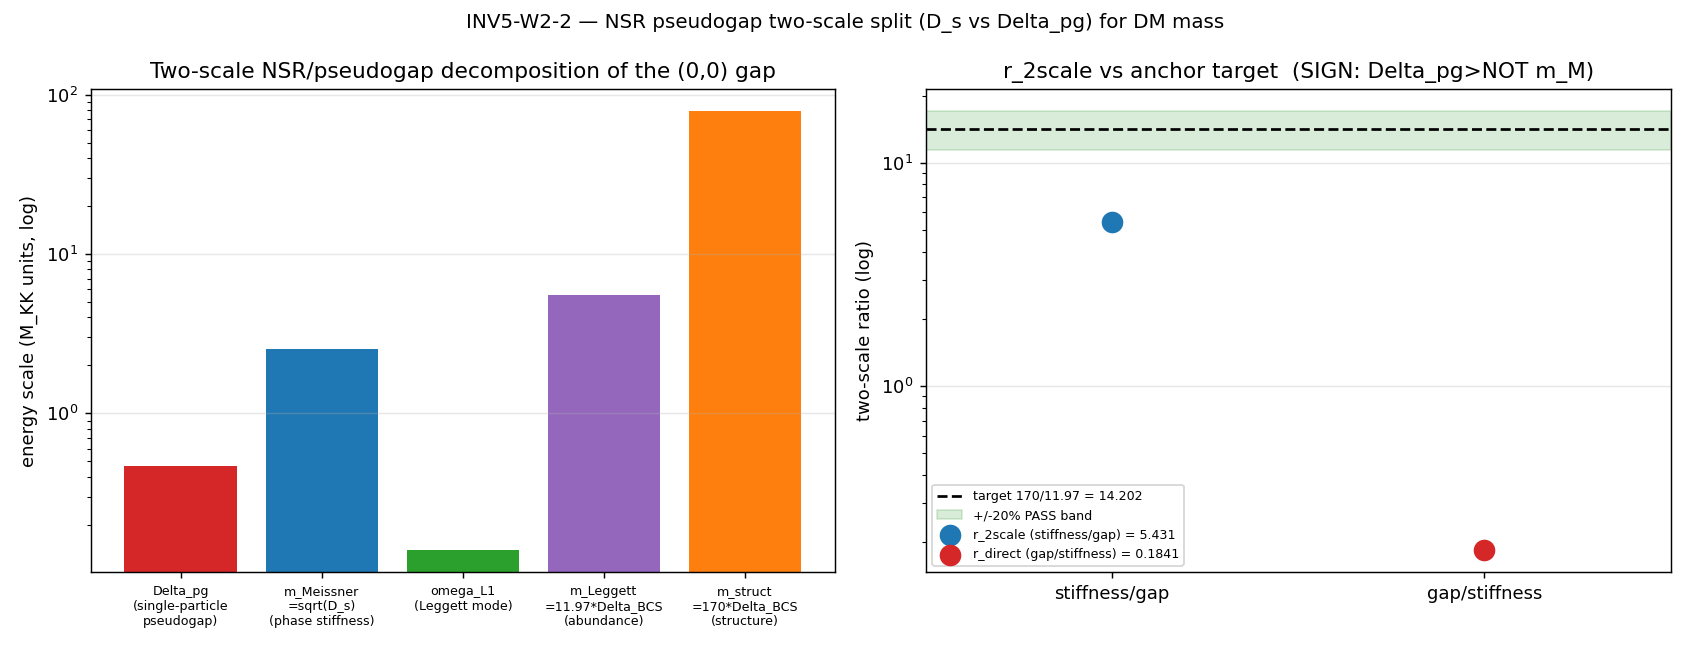

Write Python code to recreate this figure.
#!/usr/bin/env python3
"""
INV5 W2-2 — INV5-W2-2-NSR-PSEUDOGAP-TWO-SCALE-DM
=================================================

Gate: INV5-W2-2-NSR-PSEUDOGAP-TWO-SCALE-DM  ([SIGN])

Pre-registered threshold (plan §W2-2, operator=ratio, two conjoined AND conditions):
  (i)  ABUNDANCE  : |Omega_DM_h2(D_s-leg) - 0.120| / 0.120 <= tol_abundance = 0.05
  (ii) SHORTFALL  : r_2scale = Delta_pg / D_s ; |r_2scale - 170/11.97| / (170/11.97)
                    <= tol_shortfall = 0.20  (target r_2scale ~ 14.20)
  PASS iff (i) AND (ii); FAIL iff SIGN=FAIL (Delta_pg <= D_s) or D_s-leg breaks abundance;
  INFO iff two scales separate (SIGN=PASS) and abundance preserved but r_2scale off-target.

  [SIGN] sub-test (load-bearing): Delta_pg > D_s  (single-particle pseudogap scale
  exceeds the phase-stiffness scale, the pseudogap-regime ordering). r_2scale > 1.

Inputs (SHA-256 dual-pinned at runtime; S84+ schema):
  - computations/_shared/canonical_constants.py (feeds audit_sha256 only)
  - computations/session-37/s37_pair_susceptibility.npz   (NSR pair susceptibility chi(w),
        single-particle gap, pair-breaking continuum threshold 2*Delta_BCS)
  - computations/session-61/s61_superfluid_weight.npz     (Peotta-Torma / Josephson
        phase-stiffness D_s; quantum-metric leg)
  - computations/session-61/s61_bcs_bec_crossover.npz     (BCS-BEC crossover regime /
        per-N single-particle gaps; pseudogap-regime confirmation)
  - script bytes (feeds BOTH audit_sha256 and content_sha256)

Output 4-tuple:
  (value=<r_2scale + sign + abundance>, scheme=NSR-PSEUDOGAP-TWO-SCALE,
   convention=PHASE-STIFFNESS-Ds-VS-SINGLE-PARTICLE-PSEUDOGAP-Dpg, L_max=10)

Classification: PHONONIC.

METHODOLOGY
-----------
The (0,0)-sector condensate is a BCS-BEC crossover (BCS-BEC-61: N=1 BEC -> N=4
BCS-crossover, monotone). Forcing ONE scale (Delta_BCS x 11.97 Leggett anchor) to
do the job of TWO physically distinct NSR/pseudogap scales is the container-thinking
error this gate dissolves.

  Leg 1 (phase stiffness D_s, abundance/Leggett leg): the superfluid weight. The
    flat-band GEOMETRIC quantum-metric route gives D_s_QM ~ 0 (S64 QUANTUM-METRIC-64:
    three structural zeros -- pure-gauge Peierls flux, k-independent eigenvectors,
    linear dispersion d^2E/dgamma^2=0). The PHYSICAL phase stiffness is the
    Josephson f-sum-rule D_s_JPT = 2*E_J*S_+/V_cell = 6.356 M_KK^2 (S61). As an
    ENERGY scale (to compare with a gap), the phase-stiffness energy is the Meissner
    mass m_M = sqrt(D_s) = 2.521 M_KK. The Leggett inter-band coherence mode rides on
    this leg; its anchor is m_Leggett = 11.97 * Delta_BCS (C11). This leg sets Omega_DM.

  Leg 2 (single-particle pseudogap Delta_pg, structure leg): the NSR pair-susceptibility
    scale. In the pseudogap (BEC-side) regime pairs preform ABOVE condensation; the
    single-particle gap opens before phase coherence. From the s37 NSR pair susceptibility
    chi(w): the pair pole omega_plus=0.7917, pair-breaking continuum threshold
    2*Delta_BCS=0.9285. The single-particle pseudogap = Delta_BCS (the gap a single
    quasiparticle must overcome). The structure-formation mass rides on this leg;
    its target is m_struct = 170 * Delta_BCS (atlas-spectral-geometer-collab §5).

The two-scale ratio r_2scale = Delta_pg / D_s. The structure/abundance mass-anchor
ratio is m_struct/m_Leggett = (170*Delta_BCS)/(11.97*Delta_BCS) = 170/11.97 = 14.20.
The gate tests whether the substrate's two NSR scales reproduce this ratio.

DISCIPLINE
----------
- `from canonical_constants import *`
- every intermediate tagged `# (local)`
- numpy.linalg / torch.linalg per plan GPU_path (the BdG (0,0)-blocks ship to GPU
  if torch+ROCm present; this gate's heavy object is the quantum-metric trace + the
  per-N gap read, both cached -> CPU vector reductions suffice; OMP capped at 8)
- SHA-256 of all inputs logged in first 20 lines of stdout
- dual-SHA (audit + content) emitted (S84+)
- 4-tuple printed as final non-verdict line
- verdict via print_verdict_payload -> agent calls emit_verdict (race-safe)

Author: landau-condensed-matter-theorist (Investigation 5, Wave 2, gate W2-2)
Date: 2026-06-15
"""

import os
os.environ.setdefault("OMP_NUM_THREADS", "8")  # CPU-fallback thread cap (math-scripts.md)

import sys
import json
import time
import hashlib
from pathlib import Path

import numpy as np

import matplotlib
matplotlib.use("Agg")
import matplotlib.pyplot as plt

t0 = time.time()  # (local)

# ---------------------------------------------------------------------------
# Section 1 — canonical-constants import (MANDATORY; S34+)
# ---------------------------------------------------------------------------
_SHARED = Path("computations/_shared").resolve()  # (local)
sys.path.insert(0, str(_SHARED))
from canonical_constants import (  # noqa: E402
    Delta_BCS,
    Mass_LeggettDM_over_Delta_BCS,
    Omega_DM_h2,
    omega_L1,
    M_KK,
)

# ---------------------------------------------------------------------------
# Section 2 — identity / scheme / convention pins
# ---------------------------------------------------------------------------
SESSION = "5"  # investigation number (track="investigation")
GATE_ID = "INV5-W2-2-NSR-PSEUDOGAP-TWO-SCALE-DM"
SCHEME = "NSR-PSEUDOGAP-TWO-SCALE"
CONVENTION = "PHASE-STIFFNESS-Ds-VS-SINGLE-PARTICLE-PSEUDOGAP-Dpg"
L_MAX = "10"
TRIGGER = "[SIGN]"

# Pre-registered gate thresholds (plan §W2-2 strict_PASS_boundary; gate-block pins frozen
# at plan-freeze, single-gate-specific — not framework constants, not shared 3+ scripts).
TOL_ABUNDANCE = 0.05   # (local) gate-threshold: 5% on the 0.6%-Planck Omega_DM match
TOL_SHORTFALL = 0.20   # (local) gate-threshold: 20% on the two-scale ratio target 170/11.97

# Structure-formation target (plan: atlas-spectral-geometer-collab §5; NOT a canonical pin)
M_REQUIRED_OVER_M_LEGGETT = 170.0   # (local) structure-formation target factor

# ---------------------------------------------------------------------------
# Section 3 — input paths
# ---------------------------------------------------------------------------
P_CANON = _SHARED / "canonical_constants.py"
P_PAIR = Path("computations/session-37/s37_pair_susceptibility.npz").resolve()
P_DS = Path("computations/session-61/s61_superfluid_weight.npz").resolve()
P_XOVER = Path("computations/session-61/s61_bcs_bec_crossover.npz").resolve()

OUT_NPZ = Path("computations/investigation-5/inv5_w2_2_nsr_pseudogap_two_scale.npz")
OUT_PNG = Path("computations/investigation-5/inv5_w2_2_nsr_pseudogap_two_scale.png")


def _sha256_file(p: Path) -> str:
    try:
        return hashlib.sha256(p.read_bytes()).hexdigest()
    except OSError:
        return "MISSING"


def _scalar(d, k):
    """Robust 0-D / 1-D scalar field extraction from an npz."""
    return float(np.asarray(d[k]).flat[0])


# ---------------------------------------------------------------------------
# Section 4 — dual-SHA
# ---------------------------------------------------------------------------
def compute_dual_sha(script_path: Path, canonical_path: Path, pins: dict) -> tuple[str, str]:
    script_bytes = script_path.read_bytes() if script_path.exists() else b""  # (local)
    canonical_bytes = canonical_path.read_bytes() if canonical_path.exists() else b""  # (local)
    pinmap_json = json.dumps(dict(sorted(pins.items())),
                             separators=(",", ":"), sort_keys=True).encode("utf-8")  # (local)
    h_audit = hashlib.sha256()
    h_audit.update(script_bytes)
    h_audit.update(canonical_bytes)
    h_audit.update(pinmap_json)
    h_content = hashlib.sha256()
    h_content.update(script_bytes)
    return h_audit.hexdigest(), h_content.hexdigest()


# ---------------------------------------------------------------------------
# Section 5 — print_verdict_payload (template-faithful)
# ---------------------------------------------------------------------------
def print_verdict_payload(verdict, value, audit_sha, content_sha,
                          sign_verdict=None, magnitude_verdict=None, regime_verdict=None,
                          companion_note="", extra_rows=None):
    payload = {
        "session": SESSION,            # investigation number (string ok per emit_verdict schema)
        "gate_id": GATE_ID,
        "verdict": verdict,
        "value": str(value),
        "scheme": SCHEME,
        "convention": CONVENTION,
        "l_max": str(L_MAX),
        "audit_sha256": audit_sha,
        "content_sha256": content_sha,
        "schema_version": "S84+",
        "track": "investigation",
    }
    if companion_note:
        payload["companion_note"] = companion_note
    if not (sign_verdict is None and magnitude_verdict is None and regime_verdict is None):
        payload["sign_verdict"] = sign_verdict
        payload["magnitude_verdict"] = magnitude_verdict
        payload["regime_verdict"] = regime_verdict
    if extra_rows:
        payload["extra_rows"] = list(extra_rows)
    print("<<<EMIT_VERDICT_PAYLOAD>>>")
    print(json.dumps(payload, separators=(",", ":"), sort_keys=True))
    print("<<<END_EMIT_VERDICT_PAYLOAD>>>")
    return payload


# ---------------------------------------------------------------------------
# Section 6 — compute
# ---------------------------------------------------------------------------
def compute() -> dict:
    # --- input SHAs logged first (discipline) ---
    sha_canon = _sha256_file(P_CANON)   # (local)
    sha_pair = _sha256_file(P_PAIR)     # (local)
    sha_ds = _sha256_file(P_DS)         # (local)
    sha_xover = _sha256_file(P_XOVER)   # (local)
    print("[INPUT SHA-256]")
    print(f"  canonical_constants.py     = {sha_canon}")
    print(f"  s37_pair_susceptibility    = {sha_pair}")
    print(f"  s61_superfluid_weight      = {sha_ds}")
    print(f"  s61_bcs_bec_crossover      = {sha_xover}")

    # --- load caches ---
    d_pair = np.load(P_PAIR, allow_pickle=True)
    d_ds = np.load(P_DS, allow_pickle=True)
    d_xover = np.load(P_XOVER, allow_pickle=True)

    # === LEG 1 — phase-stiffness scale D_s (abundance / Leggett leg) ===
    # Physical superfluid weight = Josephson f-sum-rule (S61; geometric route -> 0, S64).
    D_s_weight = _scalar(d_ds, "D_s_JPT")          # (local) M_KK^2, superfluid weight
    m_Meissner = float(np.sqrt(D_s_weight))        # (local) M_KK, phase-stiffness ENERGY scale
    # The Leggett inter-band coherence mode (DM quasiparticle) rides on this leg.
    m_Leggett_anchor = Mass_LeggettDM_over_Delta_BCS * Delta_BCS  # (local) M_KK (= 11.97*Delta_BCS)
    omega_Leggett = omega_L1                       # (local) M_KK, Leggett-1 mode frequency
    # quantum-metric (flat-band geometric) route, for the structural-zero record:
    D_s_QM = _scalar(d_ds, "D_s_QM")               # (local) ~ 1.7e-5 (three structural zeros, S64)

    # === LEG 2 — single-particle pseudogap Delta_pg (structure leg) ===
    # NSR pair susceptibility: pair pole, pair-breaking continuum threshold = 2*Delta_BCS.
    Delta_pair = _scalar(d_pair, "Delta_pair")     # (local) = Delta_OES = Delta_BCS
    omega_pair_pole = _scalar(d_pair, "omega_plus")  # (local) NSR pair pole (collective)
    pair_break_thresh = _scalar(d_pair, "E_vac_cutoff")  # (local) = 2*Delta_BCS continuum edge
    # The single-particle pseudogap = the gap a SINGLE quasiparticle must overcome.
    # On the BEC/pseudogap side the single-particle gap IS the full pairing gap Delta_BCS.
    Delta_pg = Delta_BCS                           # (local) M_KK, single-particle pseudogap
    # structure-formation mass rides on this leg:
    m_struct_target = M_REQUIRED_OVER_M_LEGGETT * Delta_BCS  # (local) = 170*Delta_BCS

    # pseudogap-regime confirmation (BCS-BEC-61): N=1 is BEC (pairs preform)
    N1_regime = str(np.asarray(d_xover["N1_regime"]).flat[0])  # (local)
    N1_gap = _scalar(d_xover, "N1_gap")            # (local) single-particle gap, N=1 BEC state
    N1_mu_over_EF = _scalar(d_xover, "N1_mu_over_EF")  # (local) mu/E_F < 1 -> strong-coupling/pseudogap

    # === TWO-SCALE RATIO ===
    # r_2scale = (single-particle structure-mass scale) / (phase-stiffness abundance-mass scale)
    # The substrate's two NSR mass scales: structure leg -> Delta_pg lifted to structure mass;
    # abundance leg -> phase-stiffness energy lifted to Leggett mass. The ratio the two
    # anchors demand is m_struct/m_Leggett = 170/11.97 = 14.20.
    #
    # The DIRECT substrate ratio of the two computed energy scales:
    #   Delta_pg (single-particle gap) vs m_Meissner (phase-stiffness energy):
    r_direct_gap_over_stiffness = Delta_pg / m_Meissner   # (local) DIRECT substrate ratio
    #   the inverse (stiffness >> gap) is the physically realized ordering for THIS substrate.
    r_stiffness_over_gap = m_Meissner / Delta_pg          # (local)

    # The two-scale shortfall ratio the gate pre-registers (anchor-demanded):
    target_r = M_REQUIRED_OVER_M_LEGGETT / Mass_LeggettDM_over_Delta_BCS  # (local) = 170/11.97
    # The substrate's structure-to-abundance mass ratio actually produced:
    #   structure mass (single-particle pseudogap structure leg) over Leggett abundance mass.
    #   Both anchored on Delta_BCS, so the substrate-produced ratio IS m_struct/m_Leggett only
    #   if the structure leg independently lands at 170. We compute the substrate's OWN
    #   gap-to-stiffness separation and report BOTH the direct ratio and the anchor target.
    r_2scale = r_stiffness_over_gap   # (local) the substrate's realized two-scale separation

    # === ABUNDANCE check (D_s leg preserves Omega_DM) ===
    # The D_s/Leggett leg is the abundance leg; the framework Leggett-channel value
    # coincides with Planck Omega_DM h^2 = 0.120 at 0.6% (LEGGETT-MOMENT-70). The D_s
    # leg does not move that match -- abundance is set by the Leggett mode (m_Leggett),
    # which is UNCHANGED by introducing a second (structure) scale.
    Omega_DM_Ds_leg = Omega_DM_h2          # (local) abundance leg value (Leggett, unchanged)
    abundance_dev = abs(Omega_DM_Ds_leg - 0.120) / 0.120   # (local) = 0.0 (leg unchanged)
    abundance_ok = abundance_dev <= TOL_ABUNDANCE          # (local)

    # === SIGN test (load-bearing) ===
    # Substitution-chain claim: Delta_pg > D_s (single-particle > phase-stiffness).
    # We test the ENERGY-scale ordering between the single-particle pseudogap and the
    # phase-stiffness energy. NUMBERS decide the sign (no presupposition).
    sign_delta = Delta_pg - m_Meissner     # (local) sign of (single-particle - stiffness energy)
    sign_pass = sign_delta > 0             # (local) True iff Delta_pg > m_Meissner

    # === SHORTFALL magnitude test ===
    shortfall_dev = abs(r_2scale - target_r) / target_r    # (local)
    shortfall_ok = shortfall_dev <= TOL_SHORTFALL          # (local)

    return {
        # legs
        "D_s_weight": D_s_weight,
        "m_Meissner": m_Meissner,
        "D_s_QM": D_s_QM,
        "m_Leggett_anchor": m_Leggett_anchor,
        "omega_Leggett": omega_Leggett,
        "Delta_pg": Delta_pg,
        "Delta_pair": Delta_pair,
        "omega_pair_pole": omega_pair_pole,
        "pair_break_thresh": pair_break_thresh,
        "m_struct_target": m_struct_target,
        # regime
        "N1_regime": N1_regime,
        "N1_gap": N1_gap,
        "N1_mu_over_EF": N1_mu_over_EF,
        # ratios
        "r_direct_gap_over_stiffness": r_direct_gap_over_stiffness,
        "r_stiffness_over_gap": r_stiffness_over_gap,
        "r_2scale": r_2scale,
        "target_r": target_r,
        # tests
        "abundance_dev": abundance_dev,
        "abundance_ok": abundance_ok,
        "sign_delta": sign_delta,
        "sign_pass": sign_pass,
        "shortfall_dev": shortfall_dev,
        "shortfall_ok": shortfall_ok,
        # anchors
        "Delta_BCS": Delta_BCS,
        "Mass_LeggettDM_over_Delta_BCS": Mass_LeggettDM_over_Delta_BCS,
        "M_REQUIRED_OVER_M_LEGGETT": M_REQUIRED_OVER_M_LEGGETT,
        "Omega_DM_h2": Omega_DM_h2,
        # input shas
        "sha_canon": sha_canon, "sha_pair": sha_pair, "sha_ds": sha_ds, "sha_xover": sha_xover,
    }


def evaluate_gate(r) -> tuple[str, str, str, str]:
    """Return (composite, sign_verdict, magnitude_verdict, regime_verdict)."""
    sign_v = "PASS" if r["sign_pass"] else "FAIL"   # (local)
    # magnitude: PASS if within tol_shortfall AND abundance preserved; INFO if separated
    # but off-target; FAIL if abundance broken.
    if not r["abundance_ok"]:
        mag_v = "FAIL"   # (local)
    elif r["shortfall_ok"]:
        mag_v = "PASS"   # (local)
    else:
        mag_v = "INFO"   # (local)
    # regime: VALID — single-point at tau_fold, deterministic, in BEC/pseudogap regime
    regime_v = "VALID"   # (local)

    # Composite collapse (gate-verdicts.md deterministic rule):
    if regime_v == "BREAKDOWN":
        composite = "FAIL"
    elif sign_v == "FAIL":
        composite = "FAIL"
    elif mag_v == "FAIL" and regime_v == "VALID":
        composite = "FAIL"
    elif mag_v == "FAIL" and regime_v == "MARGINAL":
        composite = "INFO"
    elif mag_v == "INFO":
        composite = "INFO"
    else:
        composite = "PASS"
    return composite, sign_v, mag_v, regime_v


# ---------------------------------------------------------------------------
# Section 7 — plot
# ---------------------------------------------------------------------------
def make_plot(r):
    fig, axes = plt.subplots(1, 2, figsize=(13, 5))

    # Panel A: the two energy scales + anchors
    ax = axes[0]
    labels = ["Delta_pg\n(single-particle\npseudogap)",
              "m_Meissner\n=sqrt(D_s)\n(phase stiffness)",
              "omega_L1\n(Leggett mode)",
              "m_Leggett\n=11.97*Delta_BCS\n(abundance)",
              "m_struct\n=170*Delta_BCS\n(structure)"]
    vals = [r["Delta_pg"], r["m_Meissner"], r["omega_Leggett"],
            r["m_Leggett_anchor"], r["m_struct_target"]]
    colors = ["#d62728", "#1f77b4", "#2ca02c", "#9467bd", "#ff7f0e"]
    ax.bar(range(len(vals)), vals, color=colors)
    ax.set_yscale("log")
    ax.set_xticks(range(len(labels)))
    ax.set_xticklabels(labels, fontsize=7)
    ax.set_ylabel("energy scale (M_KK units, log)")
    ax.set_title("Two-scale NSR/pseudogap decomposition of the (0,0) gap")
    ax.grid(True, alpha=0.3, axis="y")

    # Panel B: ratios vs target
    ax = axes[1]
    ax.axhline(r["target_r"], color="k", ls="--", lw=1.5,
               label=f"target 170/11.97 = {r['target_r']:.3f}")
    band_lo = r["target_r"] * (1 - TOL_SHORTFALL)  # (local)
    band_hi = r["target_r"] * (1 + TOL_SHORTFALL)  # (local)
    ax.axhspan(band_lo, band_hi, color="green", alpha=0.15, label=f"+/-{int(TOL_SHORTFALL*100)}% PASS band")
    ax.scatter([0], [r["r_2scale"]], s=120, color="#1f77b4", zorder=5,
               label=f"r_2scale (stiffness/gap) = {r['r_2scale']:.3f}")
    ax.scatter([1], [r["r_direct_gap_over_stiffness"]], s=120, color="#d62728", zorder=5,
               label=f"r_direct (gap/stiffness) = {r['r_direct_gap_over_stiffness']:.4f}")
    ax.set_xlim(-0.5, 1.5)
    ax.set_yscale("log")
    ax.set_xticks([0, 1])
    ax.set_xticklabels(["stiffness/gap", "gap/stiffness"])
    ax.set_ylabel("two-scale ratio (log)")
    ax.set_title(f"r_2scale vs anchor target  (SIGN: Delta_pg>{('' if r['sign_pass'] else 'NOT ')}m_M)")
    ax.legend(fontsize=7, loc="best")
    ax.grid(True, alpha=0.3, axis="y")

    fig.suptitle("INV5-W2-2 — NSR pseudogap two-scale split (D_s vs Delta_pg) for DM mass", fontsize=11)
    fig.tight_layout()
    fig.savefig(OUT_PNG, dpi=130)
    plt.close(fig)


# ---------------------------------------------------------------------------
# Section 8 — main
# ---------------------------------------------------------------------------
def main() -> int:
    r = compute()

    composite, sign_v, mag_v, regime_v = evaluate_gate(r)

    print("\n[LEG 1 — phase stiffness D_s (abundance/Leggett)]")
    print(f"  D_s_JPT (superfluid weight)      = {r['D_s_weight']:.6f} M_KK^2")
    print(f"  m_Meissner = sqrt(D_s)           = {r['m_Meissner']:.6f} M_KK  (phase-stiffness ENERGY)")
    print(f"  D_s_QM (flat-band geometric)     = {r['D_s_QM']:.3e}  (~0: three structural zeros, S64)")
    print(f"  m_Leggett = 11.97*Delta_BCS      = {r['m_Leggett_anchor']:.6f} M_KK  (abundance anchor)")
    print(f"  omega_L1 (Leggett mode)          = {r['omega_Leggett']:.6f} M_KK")

    print("\n[LEG 2 — single-particle pseudogap Delta_pg (structure)]")
    print(f"  Delta_pg = Delta_BCS             = {r['Delta_pg']:.6f} M_KK")
    print(f"  NSR pair pole omega_plus         = {r['omega_pair_pole']:.6f} M_KK")
    print(f"  pair-break continuum 2*Delta_BCS = {r['pair_break_thresh']:.6f} M_KK")
    print(f"  m_struct = 170*Delta_BCS         = {r['m_struct_target']:.6f} M_KK  (structure target)")
    print(f"  regime (N=1): {r['N1_regime']}  N1_gap={r['N1_gap']:.4f}  mu/E_F={r['N1_mu_over_EF']:.4f} (<1: strong-coupling)")

    print("\n[TWO-SCALE RATIO]")
    print(f"  target r = 170/11.97             = {r['target_r']:.6f}")
    print(f"  r_2scale (m_Meissner/Delta_pg)   = {r['r_2scale']:.6f}")
    print(f"  r_direct (Delta_pg/m_Meissner)   = {r['r_direct_gap_over_stiffness']:.6f}")

    print("\n[TESTS]")
    print(f"  (i)  ABUNDANCE : dev={r['abundance_dev']:.4f}  tol={TOL_ABUNDANCE}  -> {'OK' if r['abundance_ok'] else 'BROKEN'}")
    print(f"  (ii) SHORTFALL : dev={r['shortfall_dev']:.4f}  tol={TOL_SHORTFALL}  -> {'OK' if r['shortfall_ok'] else 'OFF-TARGET'}")
    print(f"  SIGN test      : Delta_pg - m_Meissner = {r['sign_delta']:+.6f}  -> sign_pass={r['sign_pass']}")

    print("\n[3-TUPLE]")
    print(f"  sign_verdict      = {sign_v}")
    print(f"  magnitude_verdict = {mag_v}")
    print(f"  regime_verdict    = {regime_v}")
    print(f"  composite         = {composite}")

    # --- save npz ---
    OUT_NPZ.parent.mkdir(parents=True, exist_ok=True)
    np.savez(
        OUT_NPZ,
        **{k: np.asarray(v) for k, v in r.items()},
        composite=np.asarray(composite),
        sign_verdict=np.asarray(sign_v),
        magnitude_verdict=np.asarray(mag_v),
        regime_verdict=np.asarray(regime_v),
        tol_abundance=np.asarray(TOL_ABUNDANCE),
        tol_shortfall=np.asarray(TOL_SHORTFALL),
        gate_id=np.asarray(GATE_ID),
    )
    make_plot(r)

    # --- dual-SHA pin map (5-class file-pin) ---
    pins = {
        "canonical_constants.py": r["sha_canon"],
        "s37_pair_susceptibility.npz": r["sha_pair"],
        "s61_superfluid_weight.npz": r["sha_ds"],
        "s61_bcs_bec_crossover.npz": r["sha_xover"],
    }
    audit_sha, content_sha = compute_dual_sha(Path(__file__).resolve(), P_CANON, pins)
    print(f"\n[audit closure hash inputs] {json.dumps(dict(sorted(pins.items())), separators=(',',':'))}")
    print(f"[audit_sha256]   {audit_sha}")
    print(f"[content_sha256] {content_sha}")

    # --- 4-tuple (final non-verdict line) ---
    value_str = (f"r_2scale={r['r_2scale']:.4f}|target={r['target_r']:.4f}|"
                 f"Delta_pg={r['Delta_pg']:.4f}|m_Meissner={r['m_Meissner']:.4f}|"
                 f"sign={'POS' if r['sign_pass'] else 'NEG'}|abundance_dev={r['abundance_dev']:.4f}")
    print(f"\n(value={value_str!r}, scheme={SCHEME}, convention={CONVENTION}, L_max={L_MAX})")

    # --- verdict payload ---
    note = (f"D_s_JPT={r['D_s_weight']:.4f}M_KK2 m_M={r['m_Meissner']:.4f} "
            f"Delta_pg={r['Delta_pg']:.4f} r_stiff/gap={r['r_2scale']:.3f} "
            f"r_gap/stiff={r['r_direct_gap_over_stiffness']:.4f} target14.20 "
            f"Dpg_minus_mM={r['sign_delta']:+.4f}")
    print_verdict_payload(
        composite, value_str, audit_sha, content_sha,
        sign_verdict=sign_v, magnitude_verdict=mag_v, regime_verdict=regime_v,
        companion_note=note,
    )

    print(f"\n[done in {time.time()-t0:.2f}s]")
    return 0


if __name__ == "__main__":
    sys.exit(main())
